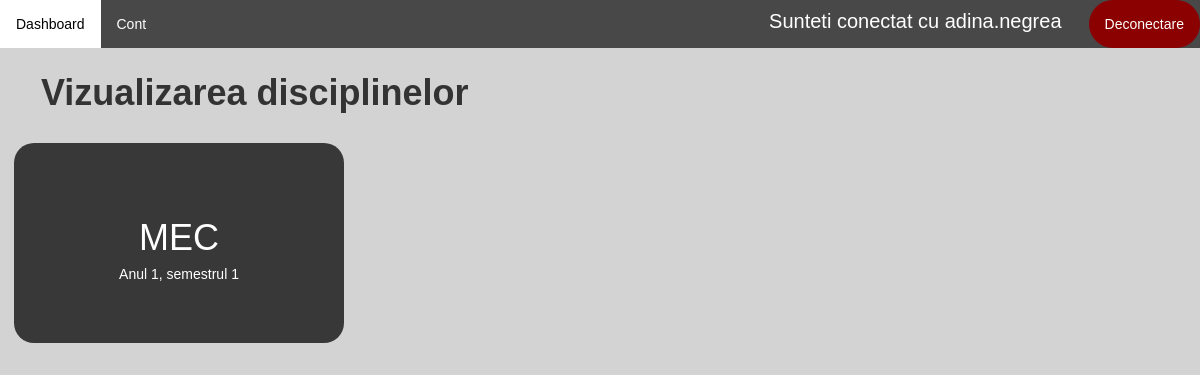
The app's page / (signed in) with its own data.
### application/models.py (models this page shows)
class Disciplina(models.Model):
    id = models.AutoField(primary_key=True)
    nume = models.CharField(max_length=100, unique=True)
    profesori = models.ManyToManyField(Profesor)
    an_universitar = models.IntegerField(null=True)
    semestru = models.IntegerField(null=True)

### application/views.py (the view)
# urls.py: path('', application_views.dashboard, name='dashboard'),
@login_required(login_url='login')
def dashboard(request):
    context = create_context(request)
    if context['user_type'] == 'profesor':
        profesor = Profesor.objects.get(utilizator=request.user)
        discipline = Disciplina.objects.all().filter(profesori=profesor)
        context['discipline'] = discipline
    if 'studenti' == request.user.groups.all()[0].name:
        student = Student.objects.get(utilizator=request.user)
        context['student'] = student
        discipline_student = DisciplinaProfesorStudent.objects.all().filter(student=student)
        print(discipline_student)
        context['discipline_student'] = discipline_student
    return render(request, 'application/dashboard.html', context)

### application/functions.py (called while the page is built)
def get_user_info(request):
    user = request.user
    user_groups = [group.name for group in user.groups.all()]
    if 'admin' in user_groups:
        user_type = 'admin'
    elif 'studenti' in user_groups:
        user_type = 'student'
    elif 'secretariat' in user_groups:
        user_type = 'secretar'
    else:
        user_type = 'profesor'
    out = {'user': user,
           'user_groups': user_groups,
           'user_type': user_type
           }
    return out

def create_context(request=None, extract_user_info=True):
    if extract_user_info and not request:
        raise ValueError("request must be set if extract_user_info is True")
    out = {}
    if extract_user_info:
        out.update(get_user_info(request))
    return out

### application/templates/application/dashboard.html (shortened to what this page needs)
{% extends 'application/main_layout_application.html' %}
{% load static %}
{% block article %}
    <link rel="stylesheet" href="{% static 'application/css/dashboard.css' %}">
    {% if 'profesori' in user_groups %}
        <h1><b>Vizualizarea disciplinelor</b></h1>
        <br>
        <div class="row">
            {% for disciplina in discipline %}
                    <div class="col-sm-6"
                         style="background-color: #383838; width: 330px; height: 200px; border-radius: 20px; margin-right: 6vh; margin-left: -1.5vh; padding-top: 5px; margin-bottom: 5px">
                        <div class="card">
                            <div class="card-body" style="margin-top: 5px">
                                <h1 class="card-title" style="text-align: center; padding-top: 50px"><a href="{% url 'vizualizareDisciplina' disciplina.id %}"
                                                                                                    style="color: white;">{{ disciplina.nume }}</a></h1>
                                    <h5 class="card-title" style="text-align: center; color: white">Anul {{ disciplina.an_universitar }}, semestrul {{ disciplina.semestru }}</h5>
                                <br>
                            </div>
                        </div>
                    </div>
            {% endfor %}
        </div>
    {% endif %}
{% endblock %}

### application/templates/application/main_layout_application.html (shortened to what this page needs)
{% extends 'main_layout.html' %}
{% load static %}
{% block header %}
    <link rel="stylesheet" href="{% static 'application/css/main_layout_application.css' %}">
        <ul class="topnav">
            <li><a href="{% url 'dashboard' %}">Dashboard</a></li>
            <li><a href="{% url 'account' %}">Cont</a>
            <li style="padding: 7px; color: white; font-size: 20px; margin-left: 600px">Sunteti conectat cu {{ request.user.username }}</li>
            <li class="right"><a class="logout" href="{% url 'logout' %}">Deconectare</a></li>
        </ul>
{% endblock %}

### application/static/application/css/main_layout_application.css (style rules this page uses)
body { font-family: Arial, Helvetica, sans-serif; }
body { margin: 0; background-color: lightgray; font-family: Arial, Helvetica, sans-serif; }
ul.topnav { list-style-type: none; margin: 0; padding: 0; overflow: hidden; background-color: #484848; }
ul.topnav li { float: left; }
ul.topnav li a { display: block; color: white; text-align: center; padding: 14px 16px; text-decoration: none; }
ul.topnav li.right { background-color: darkred; float: right; border-radius: 50px; }

### application/static/application/css/dashboard.css (style rules this page uses)
a { color: black; }

### records on screen
Disciplina: nume "MEC", an_universitar "1", semestru "1"

### other values on screen
{{ request.user.username }} "adina.negrea"
